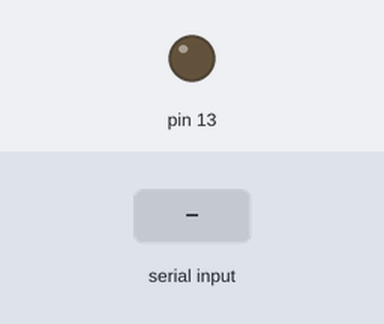
The sketch below on a simulated Arduino Mega 2560, built with avr-gcc and run on an emulated ATmega2560. Parts: output pins drawn as LEDs (lit = HIGH). Inputs (shaded band) come from the test bench.

Above: at 1.2 s.
1.3 s: "1" received over the second serial link
At 2.4 s:
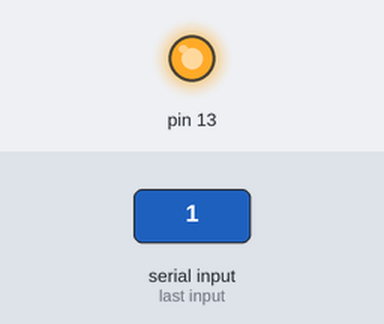
2.8 s: "0" received over the second serial link
At 3.5 s:
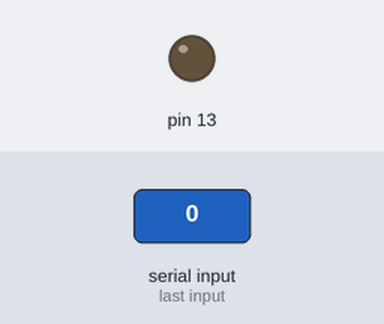
Timing chart, 0 to 5.8 s (numbered marks = the images above; inputs shaded):
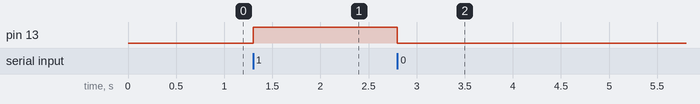

The sketch:

smart7688-duo.ino
```cpp
void setup() {
  // put your setup code here, to run once:

  Serial.begin(115200);
  Serial1.begin(57600);
  pinMode(13, OUTPUT);
}

void loop() {
  // put your main code here, to run repeatedly:
  int c = Serial1.read();
    if (c != -1) {
        switch(c) {
           case '0':                // turn off D13 when receiving "0"
              digitalWrite(13, 0);
              break;
           case '1':                // turn on D13 when receiving "1"
              digitalWrite(13, 1);
              break;
          case '2':
              Serial.print("Hello world");
              Serial1.print("Hello world OpenWrt\n");
              break;
        }
    }
}
```

Measured:
- after the input at 1.3 s, pin 13: LOW → HIGH at once
- after the input at 2.8 s, pin 13: HIGH → LOW at once
